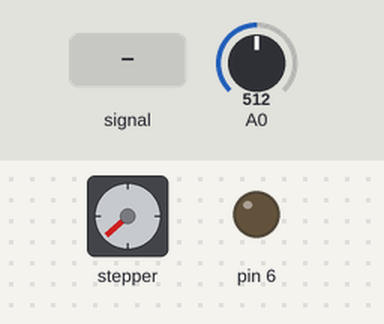
A sketch run on a simulated Arduino Uno, built with avr-gcc and run on an emulated ATmega328P. Parts: stepper motor, output pins drawn as LEDs (lit = HIGH). Wiring (inferred from the names in the program): stepper motor driver (200 steps per turn assumed): step pin 3; direction pin 2. The inputs (shaded band) are chosen by the test bench; at power-on: A0 = 512. Pins used as bus, display or sensor lines are not drawn.

Above: at 1.2 s.
1.3 s: A0 fed a 200 Hz sine of ±81 counts around its level
At 1.65 s:
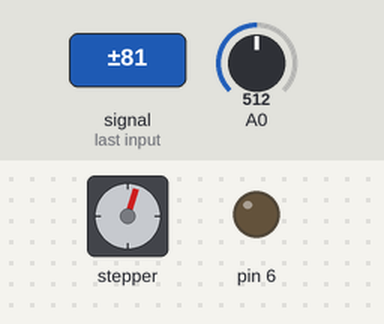
4.3 s: A0 set to 716
At 4.65 s:
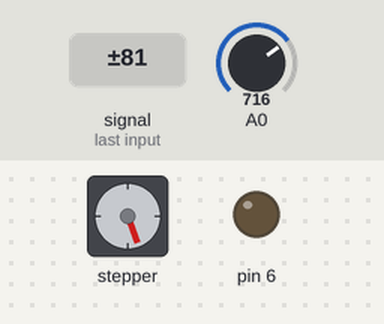
7.3 s: A0 set to 900
At 7.65 s:
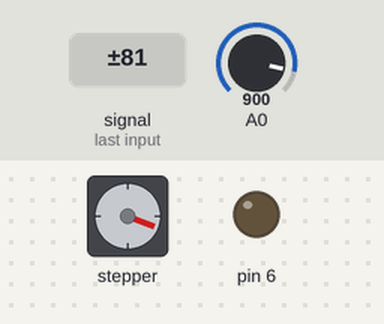
10.3 s: A0 fed a 200 Hz sine of ±81 counts around its level
Timing chart, 0 to 46.8 s (numbered marks = the images above; inputs shaded):
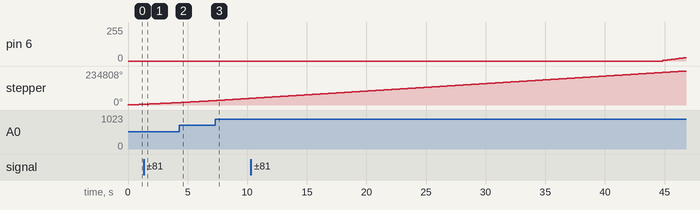

The sketch:

babycoss.ino
```cpp
// (licence header left out)
#define DIR_PIN   2
#define STEP_PIN  3
//#define blue      5
//#define green     10
//#define red       6
int colors[3] = {6, 10, 5};
boolean dir = true;
unsigned long timeLedChanged = millis();
int fadeValue = 0;
int col = 0;
int pin = 0;

int sensorValue = 0;
float omega = 0;

void setup() {
  pinMode(DIR_PIN, OUTPUT);
  pinMode(STEP_PIN, OUTPUT);
  Serial.begin(9600);
/*  pinMode(red, OUTPUT);
  pinMode(green, OUTPUT);
  pinMode(blue, OUTPUT); /**/

}

void loop(){
  sensorValue = analogRead(A0);
  omega = sensorValue * (1.0 / 1023.0); //read the analog and convert to decimal
  rotate(1, omega); //number of steps to rotate, rotation speed based on analog
  fader(90,1,colors); //delay between steps, fade step size, color array
  //  delay(1000);
}

void fader(int del, int inc, int* cols) {
  if (millis() - timeLedChanged >= del) {   //check to see if the time is right to increase the fade
    timeLedChanged = millis();
    if (dir) {                              //if it is fading up, do this
      if (fadeValue == 250) {
        dir = !dir;                         //if you hit 250, reverse fade direction
      }
      fadeValue += inc;                     //incriment the fade
    }
    else {
      if (fadeValue == 5) {
        dir = !dir;                         //if you hit 5, reverse fade direction
        pin = cols[col];
        if (col == 2) {                     //once you have gone through all 3 colors, go back to the first one
          col = 0;
        }
        else {
          col+=1;                           //change the fade color pin by one
        }
      }
      fadeValue -= inc;
    }
    analogWrite(pin, fadeValue);            //tell the pin to PWM that color
/*    Serial.print("Fade: ");
    Serial.println(fadeValue);
    Serial.print("color: ");
    Serial.println(col); /**/
  }
}

void rotate(int steps, float speed){
  //rotate a specific number of microsteps (8 microsteps per step) - (negitive for reverse movement)
  //speed is any number from .01 -> 1 with 1 being fastest - Slower is stronger
  int dir = (steps > 0)? HIGH:LOW;
  steps = abs(steps);

  digitalWrite(DIR_PIN,dir);

  float usDelay = (1/speed) * 70;

  for(int i=0; i < steps; i++){
    digitalWrite(STEP_PIN, HIGH);
    delayMicroseconds(usDelay);

    digitalWrite(STEP_PIN, LOW);
    delayMicroseconds(usDelay);
  }
}
```
